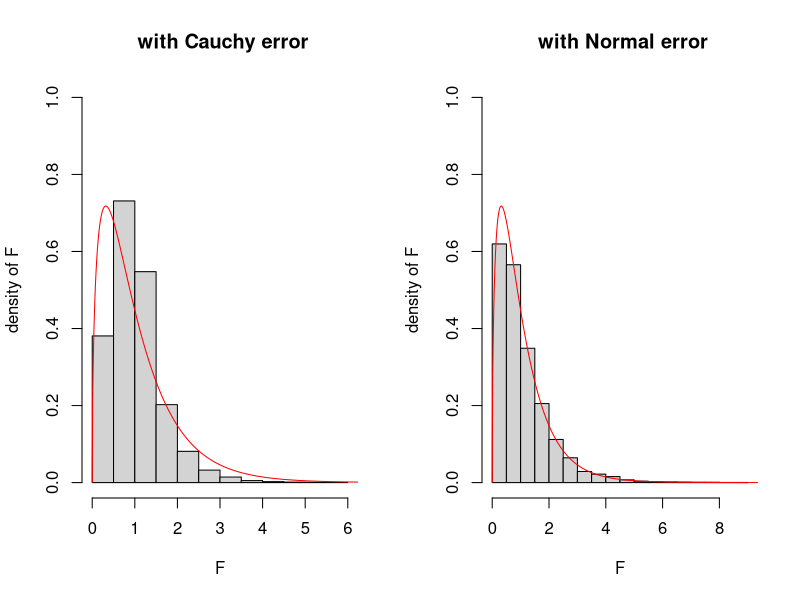

Here is the R script that generated this plot:
set.seed(2332)
nreps<-5000 #number of replicates
par(mfrow=c(1,2))
ests.store<-numeric(nreps)
for(irep in c (1:nreps)){
  A<-as.factor(rep(c('m','n'),24))
  B<-as.factor(rep(c('p','q','r'),16))
  error<-rcauchy(48,0,3) #sample size is 60
  y<-rep(c(1))+error
  fit.3<-lm(y~A+B)
  summary(fit.3)
  ests.store[irep]<-summary(fit.3)$f[1]
}
hist(ests.store,freq = F,breaks=20,main=' with Cauchy error', xlab = 'F',ylab = 'density of F',ylim = c(0,1))
x=seq(0,10,length=1000)
lines(x,df(x,3,44),col='red')



ests.store2<-numeric(nreps)
for(irep in c (1:nreps)){
  A<-as.factor(rep(c('m','n'),24))
  B<-as.factor(rep(c('p','q','r'),16))
  x<-runif(48)
  error2<-rnorm(48,0,3) #sample size is 60
  y2<-rep(c(1))+error2
  fit.4<-lm(y2~A+B)
  summary(fit.4)
  ests.store2[irep]<-summary(fit.4)$f[1]
}
hist(ests.store2,freq = F,breaks=20,main=' with Normal error', xlab = 'F',ylab = 'density of F',ylim = c(0,1))
x=seq(0,10,length=1000)
lines(x,df(x,3,44),col='red')